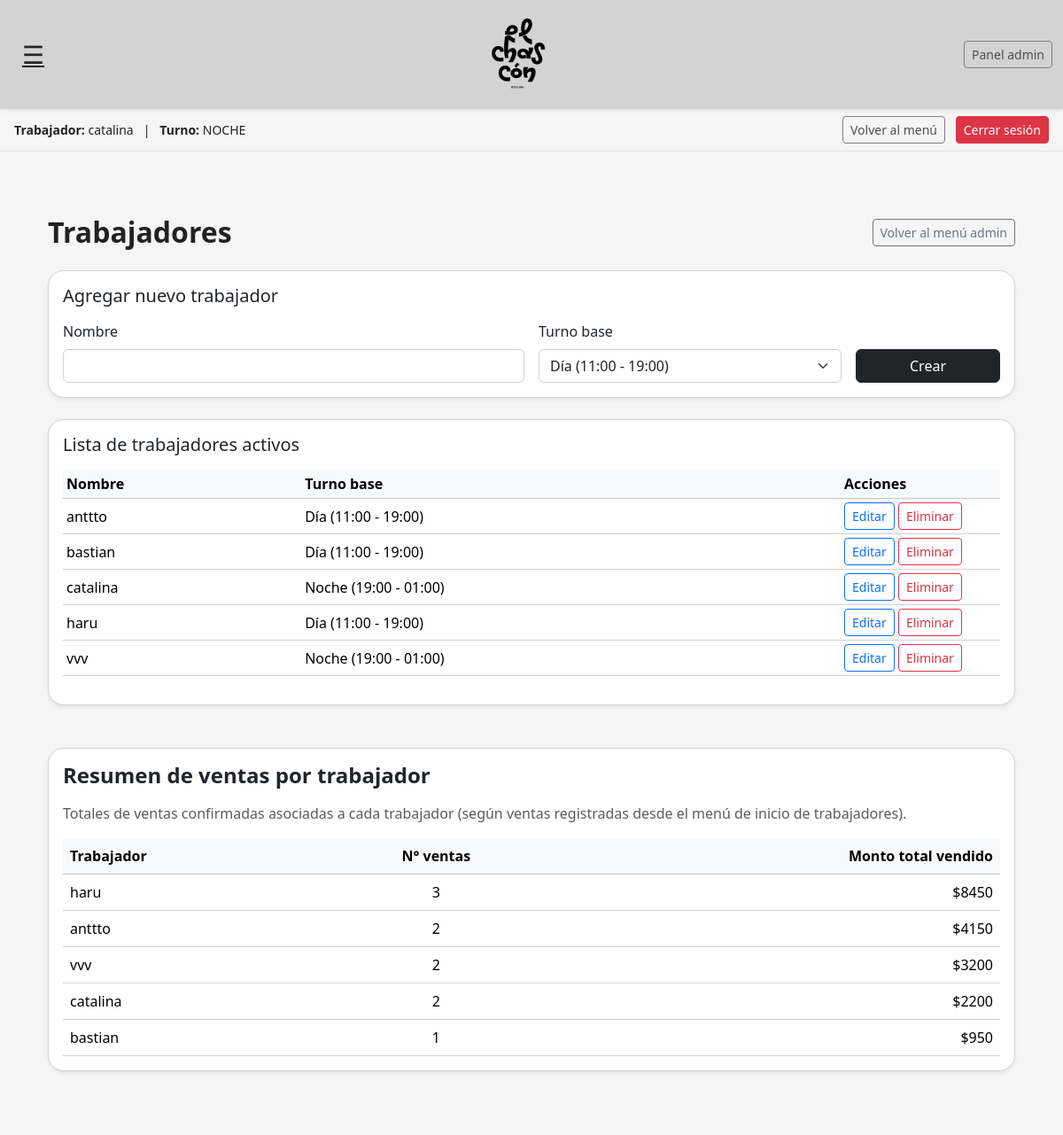
Page /trabajadores/ (signed in) on the committed database.
### ventas/models.py (models this page shows, shortened)
class Trabajador(models.Model):
    TURNO_CHOICES = [
        ('DIA', 'Día (11:00 - 19:00)'),
        ('NOCHE', 'Noche (19:00 - 01:00)'),
    ]
    nombre = models.CharField(max_length=100)
    turno_base = models.CharField(
        max_length=10,
        choices=TURNO_CHOICES,
        help_text="Turno que normalmente trabaja (día o noche)."
    )
    activo = models.BooleanField(default=True)

class Turno(models.Model):
    trabajador = models.ForeignKey(
        Trabajador,
        on_delete=models.CASCADE,
        related_name='turnos'
    )
    fecha = models.DateField(auto_now_add=True)
    hora_inicio = models.DateTimeField(null=True, blank=True)
    hora_fin = models.DateTimeField(null=True, blank=True)
    turno_tipo = models.CharField(max_length=10)
    activo = models.BooleanField(default=True)

### botilleria_chascon/views.py (the view)
    def wrapper(request, *args, **kwargs):
        if not request.user.is_superuser:
            return HttpResponseForbidden("No tienes permiso para ver esta sección.")
        return view_func(request, *args, **kwargs)

### botilleria_chascon/context_processors.py (called while the page is built)
def trabajador_context(request):
    trabajador = None
    turno = None
    trabajador_id = request.session.get("trabajador_id")
    turno_id = request.session.get("turno_id")
    if trabajador_id:
        try:
            trabajador = Trabajador.objects.get(id=trabajador_id)
        except Trabajador.DoesNotExist:
            trabajador = None
    if turno_id:
        try:
            turno = Turno.objects.get(id=turno_id)
        except Turno.DoesNotExist:
            turno = None
    return {
        "trabajador_sesion": trabajador,
        "turno_sesion": turno,
    }

### botilleria_chascon/views.py (called while the page is built)
def duenio_required(view_func):
    def wrapper(request, *args, **kwargs):
        if not request.user.is_superuser:
            return HttpResponseForbidden("No tienes permiso para ver esta sección.")
        return view_func(request, *args, **kwargs)
    return wrapper

### templates/trabajadores/lista_trabajadores.html (shortened to what this page needs)
{% extends "base.html" %}
{% block content %}
<div class="container py-5">
  <div class="d-flex justify-content-between align-items-center mb-4">
    <h2 class="fw-bold mb-0">Trabajadores</h2>
    <a href="{% url 'admin_menu' %}" class="btn btn-outline-secondary btn-sm">
      Volver al menú admin
    </a>
  </div>
  <div class="card mb-4 shadow-sm">
    <div class="card-body">
      <h5 class="card-title mb-3">Agregar nuevo trabajador</h5>
      <form method="POST" class="row g-3">
        <div class="col-md-6">
          <label class="form-label">Nombre</label>
          <input type="text" name="nombre" class="form-control" required>
        </div>
        <div class="col-md-4">
          <label class="form-label">Turno base</label>
          <select name="turno_base" class="form-select" required>
            <option value="DIA">Día (11:00 - 19:00)</option>
          </select>
        </div>
        <div class="col-md-2 d-flex align-items-end">
          <button type="submit" class="btn btn-dark w-100">
            Crear
          </button>
        </div>
      </form>
    </div>
  </div>
  <div class="card shadow-sm mb-5">
    <div class="card-body">
      <h5 class="card-title mb-3">Lista de trabajadores activos</h5>
      {% if trabajadores %}
        <div class="table-responsive">
          <table class="table table-sm align-middle">
            <thead class="table-light">
              <tr>
                <th>Nombre</th>
                <th>Turno base</th>
                <th style="width: 180px;">Acciones</th>
              </tr>
            </thead>
            <tbody>
              {% for t in trabajadores %}
              <tr>
                <td>{{ t.nombre }}</td>
                <td>{{ t.get_turno_base_display }}</td>
                <td>
                  <a href="{% url 'editar_trabajador' t.id %}" class="btn btn-sm btn-outline-primary">
                    Editar
                  </a>
                  <a href="{% url 'eliminar_trabajador' t.id %}"
                     class="btn btn-sm btn-outline-danger"
                     onclick="return confirm('¿Eliminar trabajador?');">
                    Eliminar
                  </a>
                </td>
              </tr>
              {% endfor %}
            </tbody>
          </table>
        </div>
      {% else %}
        <p class="text-muted mb-0">No hay trabajadores registrados aún.</p>
      {% endif %}
    </div>
  </div>
  <div class="card shadow-sm">
    <div class="card-body">
      <h4 class="fw-bold mb-3">Resumen de ventas por trabajador</h4>
      <p class="text-muted">
        Totales de ventas confirmadas asociadas a cada trabajador (según ventas registradas desde el menú de inicio de trabajadores).
      </p>
      {% if estadisticas %}
        <div class="table-responsive">
          <table class="table align-middle mb-0">
            <thead class="table-light">
              <tr>
                <th>Trabajador</th>
                <th class="text-center">N° ventas</th>
                <th class="text-end">Monto total vendido</th>
              </tr>
            </thead>
            <tbody>
              {% for e in estadisticas %}
                <tr>
                  <td>{{ e.trabajador_nombre|default:"Sin asignar" }}</td>
                  <td class="text-center">{{ e.total_ventas }}</td>
                  <td class="text-end">
                    ${{ e.total_monto|floatformat:0 }}
                  </td>
                </tr>
              {% endfor %}
            </tbody>
          </table>
        </div>
      {% else %}
        <p class="text-muted mb-0">
          Aún no hay ventas asociadas a trabajadores.
        </p>
      {% endif %}
    </div>
  </div>
</div>
{% endblock %}

### templates/base.html (shortened to what this page needs)
{% load static %}
<!doctype html>
<html lang="es">
<head>
  <link href="https://cdn.jsdelivr.net/npm/bootstrap@5.3.3/dist/css/bootstrap.min.css" rel="stylesheet">
  <link rel="stylesheet" href="{% static 'css/app.css' %}">
</head>
<body>
  {% if not hide_menu %}
    <nav class="navbar navbar-expand-lg navbar-light py-3 shadow-sm">
      <div class="container-fluid">
        <button class="btn btn-link text-dark fs-3 me-3"
                type="button"
                data-bs-toggle="offcanvas"
                data-bs-target="#mainMenu"
                aria-controls="mainMenu"
                title="Menú">
          &#9776;
        </button>
        <a href="{% url 'landing' %}" class="mx-auto d-flex align-items-center text-decoration-none">
          <img src="{% static 'img/logo_chascon.png' %}"
               alt="Botillería El Chascón Logo"
               style="height:90px; width:auto; object-fit:contain;" />
        </a>
        <div class="d-none d-md-flex align-items-center">
          {% if request.user.is_superuser %}
            <a href="/admin/" class="btn btn-outline-dark btn-sm">
              Panel admin
            </a>
          {% endif %}
        </div>
      </div>
    </nav>
      {% if trabajador_sesion %}
        <div class="border-bottom py-2 px-3 bg-light small d-flex justify-content-between align-items-center">
          <div>
            <strong>Trabajador:</strong> {{ trabajador_sesion.nombre }}
            {% if turno_sesion %}
              &nbsp; | &nbsp;
              <strong>Turno:</strong> {{ turno_sesion.turno_tipo }}
            {% endif %}
          </div>
          <div>
            <a href="{% url 'menu_trabajador' %}" class="btn btn-sm btn-outline-dark me-2">
              Volver al menú
            </a>
            <a href="{% url 'cerrar_turno' %}" class="btn btn-sm btn-danger">
              Cerrar sesión
            </a>
          </div>
        </div>
      {% endif %}
  {% endif %}
  <main class="container py-4">
    {% block content %}{% endblock %}
  </main>
</body>
</html>

### static/css/app.css (style rules this page uses)
:root { --bg-main: #F5F5F5; --bg-secondary: #D3D3D3; --bg-card: #FFFFFF; --border-soft: #D3D3D3; --text-main: #222222; --text-muted: #555555; --accent: #808080; --accent-dark: #4f4f4f; --shadow-soft: 0 6px 16px rgba(0, 0, 0, 0.08); --shadow-hover: 0 10px 24px rgba(0, 0, 0, 0.12); }
html, body { background-color: var(--bg-main); color: var(--text-main); }
body { font-family: system-ui, -apple-system, BlinkMacSystemFont, "Segoe UI", sans-serif; }
main.container { background-color: var(--bg-main); }
.navbar { background-color: var(--bg-secondary) !important; border-bottom: 1px solid var(--border-soft); }
.navbar .btn-link { color: var(--text-main); }
.btn-outline-dark { border-color: var(--accent); color: var(--accent-dark); }
.card { background-color: var(--bg-card); border-radius: 18px; border: 1px solid var(--border-soft); box-shadow: var(--shadow-soft); }
.bg-light { background-color: var(--bg-main) !important; }
.table { background-color: var(--bg-card); border-color: var(--border-soft); }
.form-control, .form-select { background-color: #ffffff; border-color: var(--border-soft); color: var(--text-main); }

### rows in the picture
Trabajador: nombre "catalina", turno_base "Noche (19:00 - 01:00)"
Turno: turno_tipo "NOCHE"
Trabajador: nombre "anttto", turno_base "Día (11:00 - 19:00)"
Trabajador: nombre "bastian", turno_base "Día (11:00 - 19:00)", trabajador_nombre "bastian", total_ventas "1", total_monto "950"
Trabajador: nombre "haru", turno_base "Día (11:00 - 19:00)"
Trabajador: nombre "vvv", turno_base "Noche (19:00 - 01:00)"

### other values in the picture
{{ e.trabajador_nombre|default:"Sin asignar" }} "haru" "anttto" "vvv" "catalina"
{{ e.total_ventas }} "3" "2" "2" "2"
{{ e.total_monto|floatformat:0 }} "8450" "4150" "3200" "2200"
